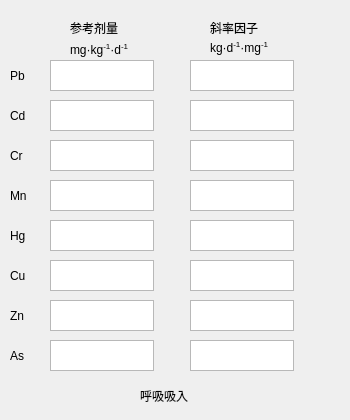
     <widget class="QWidget" name="tab_3">
      <attribute name="title">
       <string>呼吸吸入</string>
      </attribute>
      <widget class="QTextEdit" name="sfb_zn">
       <property name="geometry">
        <rect>
         <x>190</x>
         <y>300</y>
         <width>104</width>
         <height>31</height>
        </rect>
       </property>
      </widget>
      <widget class="QLabel" name="label_75">
       <property name="geometry">
        <rect>
         <x>70</x>
         <y>20</y>
         <width>61</width>
         <height>16</height>
        </rect>
       </property>
       <property name="text">
        <string>参考剂量</string>
       </property>
      </widget>
      <widget class="QTextEdit" name="rfdb_pb">
       <property name="geometry">
        <rect>
         <x>50</x>
         <y>60</y>
         <width>104</width>
         <height>31</height>
        </rect>
       </property>
      </widget>
      <widget class="QTextEdit" name="sfb_mn">
       <property name="geometry">
        <rect>
         <x>190</x>
         <y>180</y>
         <width>104</width>
         <height>31</height>
        </rect>
       </property>
      </widget>
      <widget class="QTextEdit" name="rfdb_hg">
       <property name="geometry">
        <rect>
         <x>50</x>
         <y>220</y>
         <width>104</width>
         <height>31</height>
        </rect>
       </property>
      </widget>
      <widget class="QTextEdit" name="rfdb_zn">
       <property name="geometry">
        <rect>
         <x>50</x>
         <y>300</y>
         <width>104</width>
         <height>31</height>
        </rect>
       </property>
      </widget>
      <widget class="QTextEdit" name="sfb_hg">
       <property name="geometry">
        <rect>
         <x>190</x>
         <y>220</y>
         <width>104</width>
         <height>31</height>
        </rect>
       </property>
      </widget>
      <widget class="QTextEdit" name="rfdb_mn">
       <property name="geometry">
        <rect>
         <x>50</x>
         <y>180</y>
         <width>104</width>
         <height>31</height>
        </rect>
       </property>
      </widget>
      <widget class="QLabel" name="label_78">
       <property name="geometry">
        <rect>
         <x>210</x>
         <y>20</y>
         <width>72</width>
         <height>15</height>
        </rect>
       </property>
       <property name="text">
        <string>斜率因子</string>
       </property>
      </widget>
      <widget class="QTextEdit" name="sfb_cd">
       <property name="geometry">
        <rect>
         <x>190</x>
         <y>100</y>
         <width>104</width>
         <height>31</height>
        </rect>
       </property>
      </widget>
      <widget class="QTextEdit" name="sfb_as">
       <property name="geometry">
        <rect>
         <x>190</x>
         <y>340</y>
         <width>104</width>
         <height>31</height>
        </rect>
       </property>
      </widget>
      <widget class="QTextEdit" name="sfb_pb">
       <property name="geometry">
        <rect>
         <x>190</x>
         <y>60</y>
         <width>104</width>
         <height>31</height>
        </rect>
       </property>
      </widget>
      <widget class="QTextEdit" name="sfb_cu">
       <property name="geometry">
        <rect>
         <x>190</x>
         <y>260</y>
         <width>104</width>
         <height>31</height>
        </rect>
       </property>
      </widget>
      <widget class="QTextEdit" name="rfdb_as">
       <property name="geometry">
        <rect>
         <x>50</x>
         <y>340</y>
         <width>104</width>
         <height>31</height>
        </rect>
       </property>
      </widget>
      <widget class="QTextEdit" name="rfdb_cu">
       <property name="geometry">
        <rect>
         <x>50</x>
         <y>260</y>
         <width>104</width>
         <height>31</height>
        </rect>
       </property>
      </widget>
      <widget class="QTextEdit" name="rfdb_cr">
       <property name="geometry">
        <rect>
         <x>50</x>
         <y>140</y>
         <width>104</width>
         <height>31</height>
        </rect>
       </property>
      </widget>
      <widget class="QTextEdit" name="rfdb_cd">
       <property name="geometry">
        <rect>
         <x>50</x>
         <y>100</y>
         <width>104</width>
         <height>31</height>
        </rect>
       </property>
      </widget>
      <widget class="QTextEdit" name="sfb_cr">
       <property name="geometry">
        <rect>
         <x>190</x>
         <y>140</y>
         <width>104</width>
         <height>31</height>
        </rect>
       </property>
      </widget>
      <widget class="QLabel" name="label_88">
       <property name="geometry">
        <rect>
         <x>140</x>
         <y>380</y>
         <width>61</width>
         <height>31</height>
        </rect>
       </property>
       <property name="text">
        <string>呼吸吸入</string>
       </property>
      </widget>
      <widget class="QLabel" name="label_112">
       <property name="geometry">
        <rect>
         <x>70</x>
         <y>40</y>
         <width>81</width>
         <height>21</height>
        </rect>
       </property>
       <property name="text">
        <string>&lt;html&gt;&lt;head/&gt;&lt;body&gt;&lt;p&gt;&lt;span style=&quot; font-family:'Times New Roman'; color:#000000;&quot;&gt;mg·kg&lt;/span&gt;&lt;span style=&quot; font-family:'Times New Roman'; color:#000000; vertical-align:super;&quot;&gt;-1&lt;/span&gt;&lt;span style=&quot; font-family:'Times New Roman'; color:#000000;&quot;&gt;·d&lt;/span&gt;&lt;span style=&quot; font-family:'Times New Roman'; color:#000000; vertical-align:super;&quot;&gt;-1&lt;/span&gt;&lt;/p&gt;&lt;/body&gt;&lt;/html&gt;</string>
       </property>
      </widget>
      <widget class="QLabel" name="label_76">
       <property name="geometry">
        <rect>
         <x>10</x>
         <y>140</y>
         <width>61</width>
         <height>31</height>
        </rect>
       </property>
       <property name="text">
        <string>Cr</string>
       </property>
      </widget>
      <widget class="QLabel" name="label_79">
       <property name="geometry">
        <rect>
         <x>10</x>
         <y>340</y>
         <width>61</width>
         <height>31</height>
        </rect>
       </property>
       <property name="text">
        <string>As</string>
       </property>
      </widget>
      <widget class="QLabel" name="label_80">
       <property name="geometry">
        <rect>
         <x>10</x>
         <y>60</y>
         <width>61</width>
         <height>31</height>
        </rect>
       </property>
       <property name="text">
        <string>Pb</string>
       </property>
      </widget>
      <widget class="QLabel" name="label_81">
       <property name="geometry">
        <rect>
         <x>10</x>
         <y>260</y>
         <width>61</width>
         <height>31</height>
        </rect>
       </property>
       <property name="text">
        <string>Cu</string>
       </property>
      </widget>
      <widget class="QLabel" name="label_82">
       <property name="geometry">
        <rect>
         <x>10</x>
         <y>220</y>
         <width>61</width>
         <height>31</height>
        </rect>
       </property>
       <property name="text">
        <string>Hg</string>
       </property>
      </widget>
      <widget class="QLabel" name="label_83">
       <property name="geometry">
        <rect>
         <x>10</x>
         <y>100</y>
         <width>61</width>
         <height>31</height>
        </rect>
       </property>
       <property name="text">
        <string>Cd</string>
       </property>
      </widget>
      <widget class="QLabel" name="label_84">
       <property name="geometry">
        <rect>
         <x>10</x>
         <y>180</y>
         <width>61</width>
         <height>31</height>
        </rect>
       </property>
       <property name="text">
        <string>Mn</string>
       </property>
      </widget>
      <widget class="QLabel" name="label_85">
       <property name="geometry">
        <rect>
         <x>10</x>
         <y>300</y>
         <width>61</width>
         <height>31</height>
        </rect>
       </property>
       <property name="text">
        <string>Zn</string>
       </property>
      </widget>
      <widget class="QLabel" name="label_113">
       <property name="geometry">
        <rect>
         <x>210</x>
         <y>40</y>
         <width>131</width>
         <height>16</height>
        </rect>
       </property>
       <property name="text">
        <string>&lt;html&gt;&lt;head/&gt;&lt;body&gt;&lt;p&gt;&lt;span style=&quot; font-family:'Times New Roman'; color:#000000;&quot;&gt;kg·d&lt;/span&gt;&lt;span style=&quot; font-family:'Times New Roman'; color:#000000; vertical-align:super;&quot;&gt;-1&lt;/span&gt;&lt;span style=&quot; font-family:'Times New Roman'; color:#000000;&quot;&gt;·mg&lt;/span&gt;&lt;span style=&quot; font-family:'Times New Roman'; color:#000000; vertical-align:super;&quot;&gt;-1&lt;/span&gt;&lt;/p&gt;&lt;/body&gt;&lt;/html&gt;</string>
       </property>
      </widget>
     </widget>
